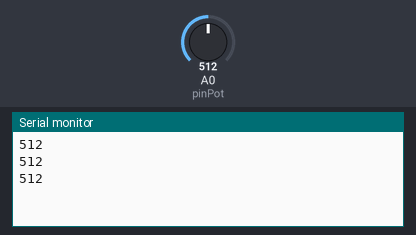
Recording of a sketch running on a simulated Arduino Uno, built with avr-gcc and run on an emulated ATmega328P. On the bench: the last lines printed to the serial monitor. Inputs (shaded band) come from the test bench; at power-on: A0 (pinPot) = 512.

Above: at 1.3 s.
1.4 s: A0 (pinPot) set to 716
At 1.9 s:
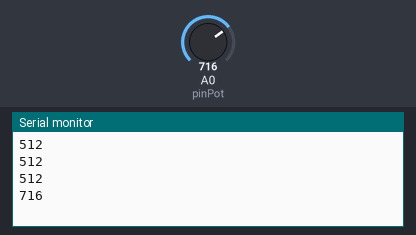
2.9 s: A0 (pinPot) set to 900
At 3.4 s:
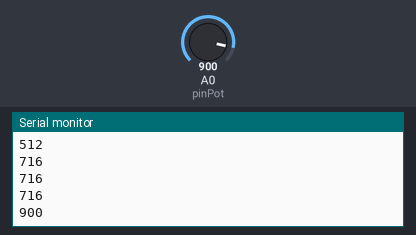
Timing chart, 0 to 5.9 s (numbered marks = the images above; inputs shaded):
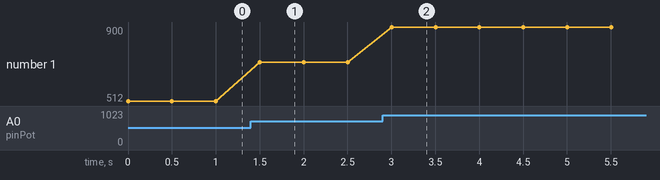

The sketch:

part_3.ino
```cpp
int pinPot = A0;
int val = 0;

// the setup function runs once when you press reset or power the board
void setup() {
 Serial.begin(9600);      // open the serial port at 9600 bps:
}

// the loop function runs over and over again forever
void loop() {
   val = analogRead(pinPot);   // read the input pin
   Serial.println(val);
   delay (500);
}
```

Measured:
- after the input at 1.4 s, the serial monitor: prints a new line after 0.10 s (image 1)
- after the input at 2.9 s, the serial monitor: prints a new line after 0.10 s (image 2)
- plotted number 1: 512 → 716 after the input at 1.4 s, 716 → 900 after the input at 2.9 s
